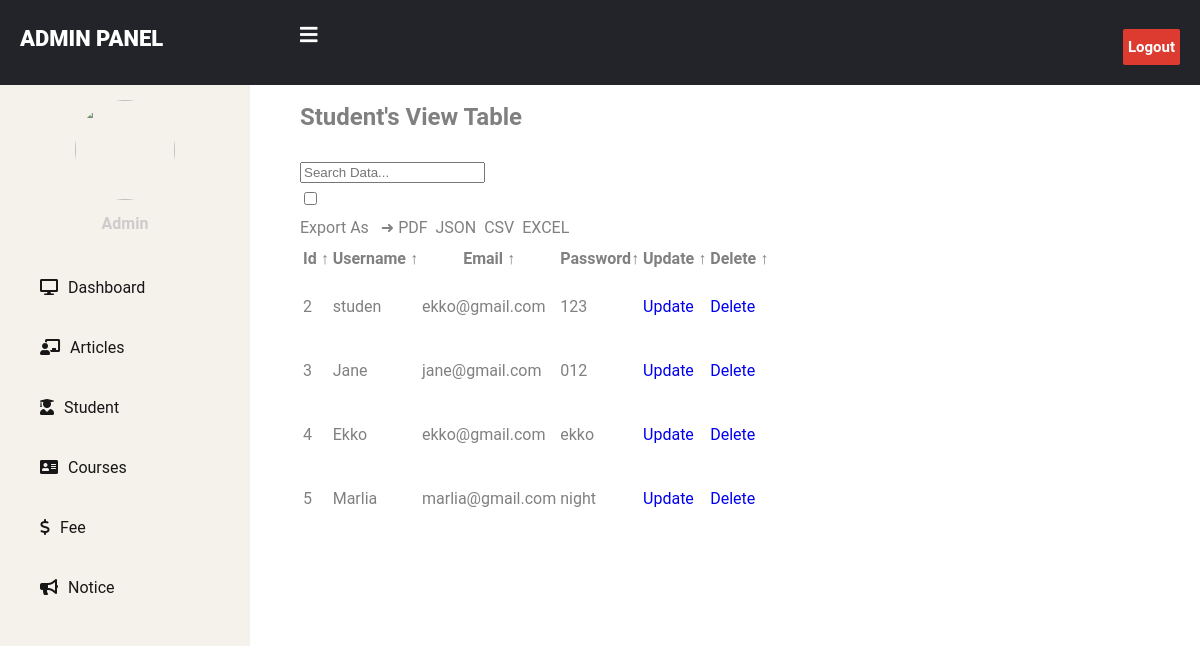
The app's page /admin_view_student.php with its own data.
### tables this page shows
CREATE TABLE `user` (
  `id` int(11) NOT NULL,
  `username` varchar(50) DEFAULT NULL,
  `email` varchar(50) DEFAULT NULL,
  `password` varchar(50) DEFAULT NULL,
  `usertype` varchar(20) DEFAULT NULL
);

### admin_view_student.php (the view, shortened to what this page needs)
<?php
  include 'connect.php';
  $sql = "SELECT * FROM user where usertype = 'student' ";
  $result = mysqli_query($data, $sql);
?>
<!DOCTYPE html>
<html lang="en">
<head>
    <link rel="stylesheet" href="style.css">
    <link rel="stylesheet" href="home/style.css">
    <link rel="stylesheet" href="https://cdnjs.cloudflare.com/ajax/libs/font-awesome/6.5.1/css/all.min.css">
    <link rel="stylesheet" href="https://cdnjs.cloudflare.com/ajax/libs/font-awesome/5.12.1/css/all.min.css">
</head>
<body>
    <header>
        <label for="check">
            <i class="fas fa-bars" id="sidebar_btn"></i>
        </label>
        <div class="left_area">
            <h3>Admin Panel</h3>
        </div>
        <div class="right_area">
            <a href="logout.php" class="logout_btn">Logout</a>
        </div>
    </header>
    <div class="sidebar">
        <center>
            <img src="https://source.unsplash.com/random/200x200?sig=1" class="profile_image" alt="">
            <h4 class="navlink">Admin</h4>
        </center>
        <a href=""><i class="fas fa-desktop"></i><span class="navlink">Dashboard</span></a>
        <div class="dropdown">
        <a href=""><i class="fas fa-chalkboard-teacher"></i><span class="navlink">Articles</span></a>
        </div>
        <div class="dropdown">
        <a href="admin_student.html"><i class="fas fa-user-graduate"></i><span class="navlink">Student</span></a>
        </div>
        <div class="dropdown">
        <a href=""><i class="fas fa-address-card"></i><span class="navlink">Courses</span></a>
        </div>
        <a href=""><i class="fa-solid fa-dollar-sign"></i><span class="navlink">Fee</span></a>
        <a href=""><i class="fas fa-bullhorn"></i><span class="navlink">Notice</span></a>
    </div>
<br><br>
    <main style="margin-left: 300px; margin-top: 40px; width: 75vw;" class="table" id="customers_table">
        <section class="table__header">
            <h1>Student's View Table</h1>
            <div class="input-group">
                <input type="search" placeholder="Search Data...">
            </div>
            <div class="export__file" style="padding-right: 30px;">
                <input type="checkbox" id="export-file">
                <div class="export__file-options">
                    <label>Export As &nbsp; &#10140;</label>
                    <label for="export-file" id="toPDF">PDF <img src="images/pdf.png" alt=""></label>
                    <label for="export-file" id="toJSON">JSON <img src="images/json.png" alt=""></label>
                    <label for="export-file" id="toCSV">CSV <img src="images/csv.png" alt=""></label>
                    <label for="export-file" id="toEXCEL">EXCEL <img src="images/excel.png" alt=""></label>
                </div>
            </div>
        </section>
        <section class="table__body">
            <table>
                <thead>
                    <tr>
                        <th> Id <span class="icon-arrow">&UpArrow;</span></th>
                        <th> Username <span class="icon-arrow">&UpArrow;</span></th>
                        <th> Email <span class="icon-arrow">&UpArrow;</span></th>
                        <th> Password<span class="icon-arrow">&UpArrow;</span></th>
                        <th> Update <span class="icon-arrow">&UpArrow;</span></th>
                        <th> Delete <span class="icon-arrow">&UpArrow;</span></th>
                    </tr>
                </thead>
                <tbody>
                    <?php
                    while($info = $result -> fetch_assoc()){
                    ?>
                    <tr>
                        <td><?php echo "{$info['id']}"; ?></td>
                        <td> <img src="home/images/Sonal Gharti.jpg" alt=""><?php echo "{$info['username']}"; ?></td>
                        <td><?php echo "{$info['email']}"; ?></td>
                        <td> <?php echo "{$info['password']}"; ?></td>
                        <td>
                            <p class="status delivered"><?php
                echo "<a class='status delivered' style='text-decoration: none;' href='./admin_update_student.php?student_id={$info['id']}'> Update</a>";?></p>
                        </td>
                        <td><p class="status cancelled"><?php
                echo "<a class='status cancelled' style='text-decoration: none;' onClick=\"javascript:return confirm('Are You Sure to Delete this'); \" href='delete.php?student_id={$info['id']}'>Delete</a>"?></p></td>
                    </tr>
                    <?php
                    }
                    ?>
                </tbody>
            </table>
        </section>
    </main>
</body>
</html>

### style.css (style rules this page uses)
:root { --selective-yellow: hsl(42, 94%, 55%); --eerie-black-1: hsl(0, 0%, 9%); --eerie-black-2: hsl(180, 3%, 7%); --quick-silver: hsl(0, 0%, 65%); --radical-red: hsl(351, 83%, 61%); --light-gray: hsl(0, 0%, 80%); --isabelline: hsl(36, 33%, 94%); --gray-x-11: hsl(0, 0%, 73%); --kappel_15: hsla(170, 75%, 41%, 0.15); --platinum: hsl(0, 0%, 90%); --gray-web: hsl(0, 0%, 50%); --black_80: hsla(0, 0%, 0%, 0.8); --white_50: hsla(0, 0%, 100%, 0.5); --black_50: hsla(0, 0%, 0%, 0.5); --black_30: hsla(0, 0%, 0%, 0.3); --kappel: hsl(170, 75%, 41%); --white: hsl(0, 0%, 100%); --gradient: linear-gradient(-90deg,hsl(151, 58%, 46%) 0%,hsl(170, 75%, 41%) 100%); --ff-league_spartan: 'League Spartan', sans-serif; --ff-poppins: 'Poppins', sans-serif; --fs-1: 4.2rem; --fs-2: 3.2rem; --fs-3: 2.3rem; --fs-4: 1.8rem; --fs-5: 1.5rem; --fs-6: 1.4rem; --fs-7: 1.3rem; --fw-500: 500; --fw-600: 600; --section-padding: 75px; --shadow-1: 0 6px 15px 0 hsla(0, 0%, 0%, 0.05); --shadow-2: 0 10px 30px hsla(0, 0%, 0%, 0.06); --shadow-3: 0 10px 50px 0 hsla(220, 53%, 22%, 0.1); --radius-pill: 500px; --radius-circle: 50%; --radius-3: 3px; --radius-5: 5px; --radius-10: 10px; --transition-1: 0.25s ease; --transition-2: 0.5s ease; --cubic-in: cubic-bezier(0.51, 0.03, 0.64, 0.28); --cubic-out: cubic-bezier(0.33, 0.85, 0.4, 0.96); }
html { font-family: var(--ff-poppins); font-size: 10px; scroll-behavior: smooth; }
body { background-color: var(--white); color: var(--gray-web); font-size: 1.6rem; line-height: 1.75; }
.sidebar { background-color: var(--isabelline); }
.fas,.fa-solid, .navlink { color: var(--eerie-black-1); }

### admin_view_student.php (style rules this page uses)
body { margin: 0; padding: 0; font-family: "Roboto", sans-serif; }
header { position: fixed; background: #22242A; padding: 20px; width: 100%; z-index: 1; }
.left_area h3 { color: #fff; margin: 0px; text-transform: uppercase; font-size: 22px; font-weight: 900; }
.logout_btn { padding: 5px; background: #dd3b30; text-decoration: none; float: right; margin-top: -30px; margin-right: 40px; border-radius: 2px; font-size: 15px; font-weight: 600; color: #fff; transition: 0.5s; }
.sidebar { background: #2f323a; margin-top: 70px; padding-top: 30px; position: fixed; left: 0; width: 250px; height: 100%; transition: 0.5s; transition-property: left; overflow-y: auto; }
.sidebar .profile_image { width: 100px; height: 100px; border-radius: 100px; margin-bottom: 10px; }
.sidebar h4 { color: #ccc; margin-top: 0; margin-bottom: 20px; }
.sidebar a { color: #fff; display: block; width: 100%; line-height: 60px; text-decoration: none; padding-left: 40px; box-sizing: border-box; position: relative; transition: 0.3s ease; }
.sidebar a::after { content: ''; display: block; width: 0; height: 2px; background-color: #19B3D3; position: absolute; bottom: 0; left: 0; transition: width 0.5s ease; }
.sidebar i { padding-right: 10px; }
label #sidebar_btn { z-index: 1; color: #fff; position: fixed; cursor: pointer; left: 300px; font-size: 20px; margin: 5px 0; transition: 0.5s; transition-property: color; }

### records on screen
user: id "2", username "studen", email "ekko@gmail.com", password "123"
user: id "3", username "Jane", email "jane@gmail.com", password "012"
user: id "4", username "Ekko", email "ekko@gmail.com", password "ekko"
user: id "5", username "Marlia", email "marlia@gmail.com", password "night"
